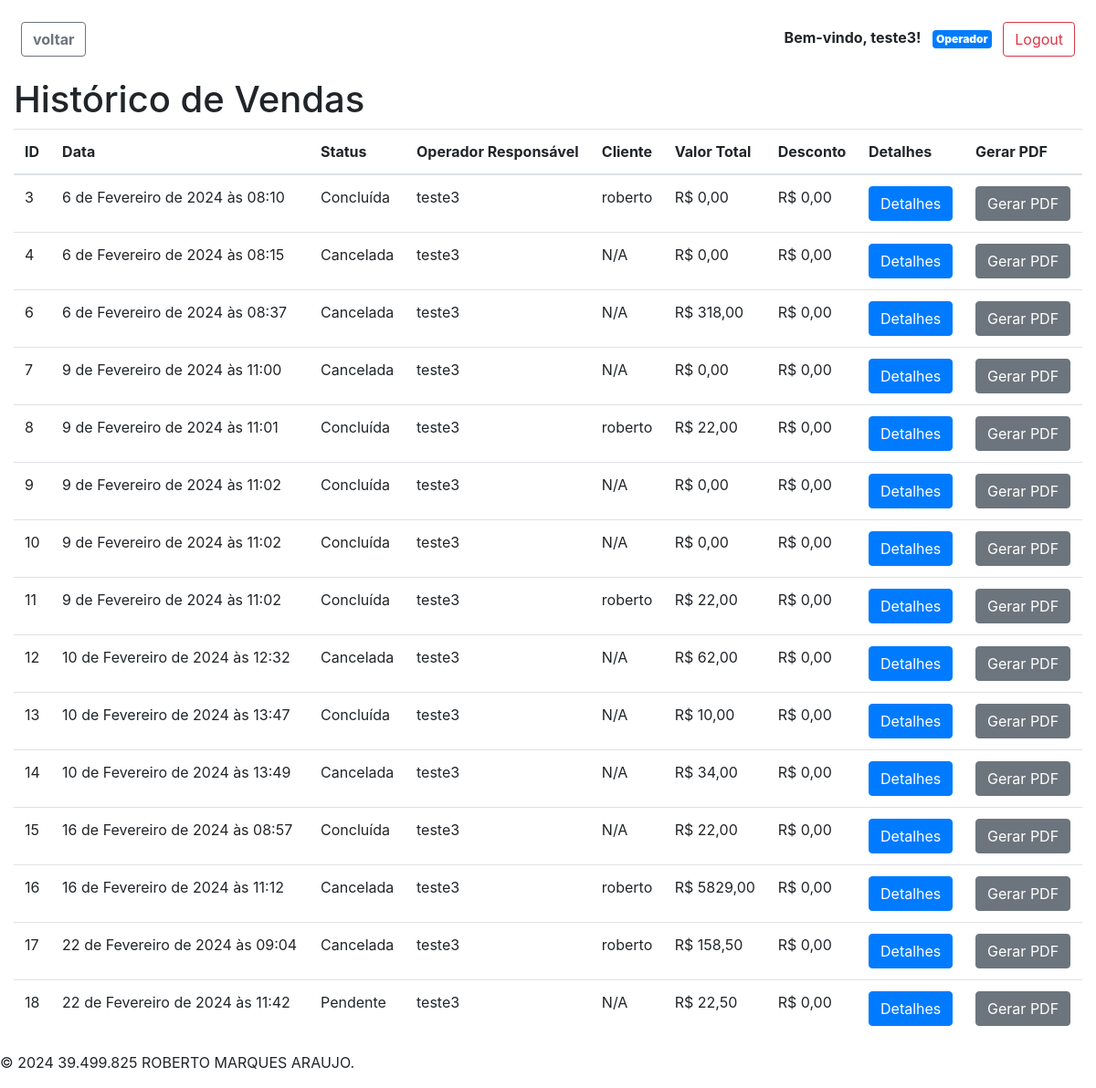
Before: /historico_vendas/ (signed in) with the older database file.
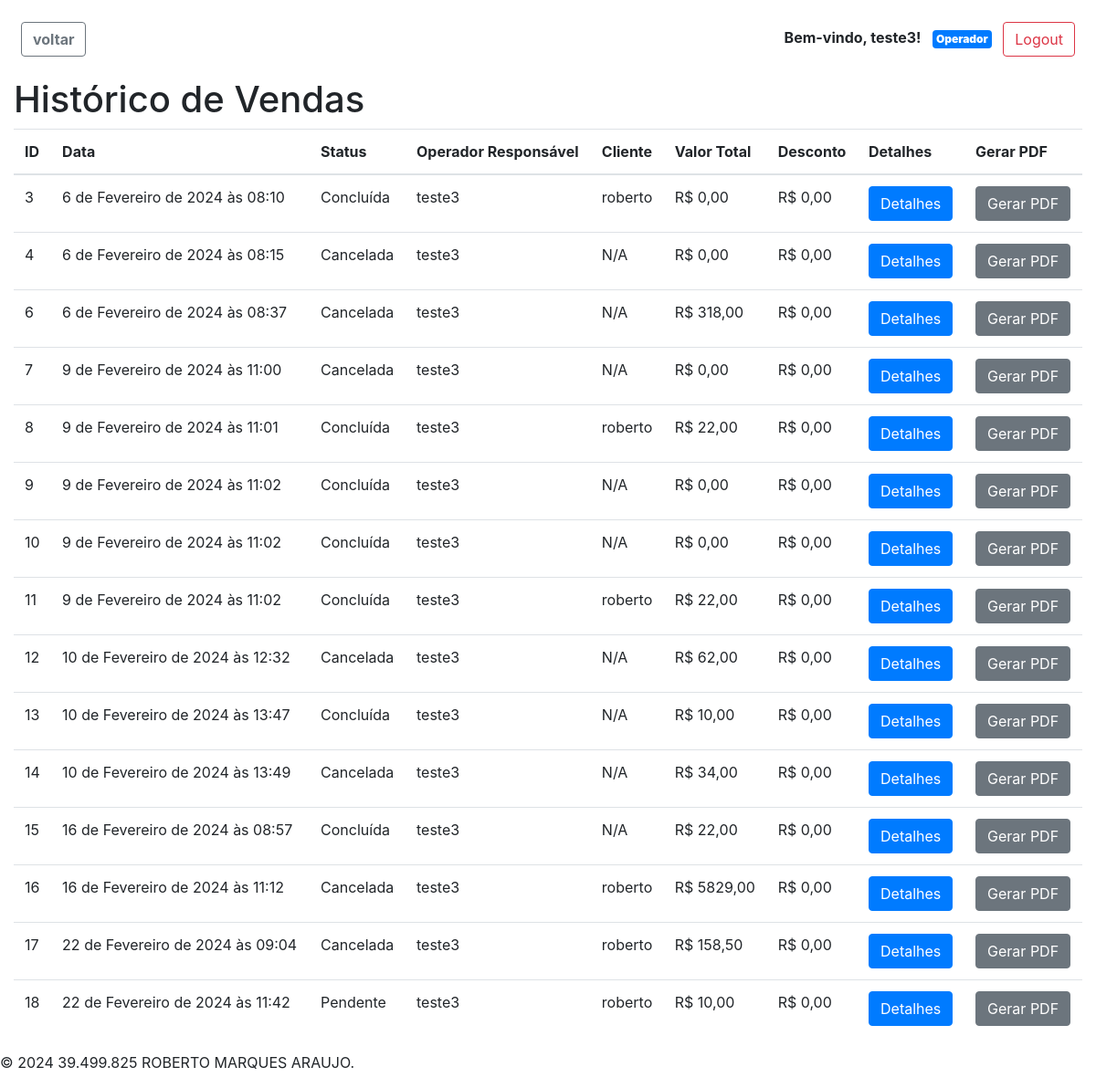
After: the same page with the newer database file.
### pdvweb/models.py (models this page shows, shortened)
class Venda(models.Model):
    STATUS_PENDENTE = 'pendente'
    STATUS_CONCLUIDA = 'concluida'
    STATUS_CANCELADA = 'cancelada'
    STATUS_CHOICES = [
        (STATUS_PENDENTE, 'Pendente'),
        (STATUS_CONCLUIDA, 'Concluída'),
        (STATUS_CANCELADA, 'Cancelada'),
    ]
    data = models.DateTimeField(auto_now_add=True)
    status = models.CharField(
        max_length=20, choices=STATUS_CHOICES, default=STATUS_PENDENTE)
    valor_total = models.DecimalField(
        max_digits=10, decimal_places=2, default=0.0)
    desconto = models.DecimalField(max_digits=5, decimal_places=2, default=0.0)
    operador = models.ForeignKey(
        'Operador', on_delete=models.SET_NULL, null=True)
    cliente = models.ForeignKey(
        'Cliente', on_delete=models.SET_NULL, null=True)

class Operador(models.Model):
    nome = models.CharField(max_length=255)
    email = models.EmailField()
    telefone = models.CharField(max_length=20, blank=True, null=True)
    usuarios = models.ManyToManyField(
        'CustomUser', related_name='operadores', blank=True)

class Cliente(models.Model):
    nome = models.CharField(max_length=255)
    email = models.EmailField()
    telefone = models.CharField(max_length=20, blank=True, null=True)
    cpf = models.CharField(max_length=14, unique=True,
                           default='000.000.000-00')

### pdvweb/views.py (the view)
# urls.py: path('historico_vendas/', views.historico_vendas, name='historico_vendas'),
@login_required
def historico_vendas(request):
    vendas = Venda.objects.all()
    return render(request, 'pdvweb/historico_vendas.html', {'vendas': vendas})

### pdvweb/templates/pdvweb/historico_vendas.html
{% extends 'pdvweb/base.html' %}
{% block content %}
<h1>Histórico de Vendas</h1>
<table class="table">
  <thead>
    <tr>
      <th>ID</th>
      <th>Data</th>
      <th>Status</th>
      <th>Operador Responsável</th>
      <th>Cliente</th>
      <th>Valor Total</th>
      <th>Desconto</th>
      <th>Detalhes</th>
      <th>Gerar PDF</th>
    </tr>
  </thead>
  <tbody>
    {% for venda in vendas %}
    <tr>
      <td>{{ venda.id }}</td>
      <td>{{ venda.data }}</td>
      <td>{{ venda.get_status_display }}</td>
      <td>{% if venda.operador %}{{ venda.operador.nome }}{% else %}N/A{% endif %}</td>
      <td>{% if venda.cliente %}{{ venda.cliente.nome }}{% else %}N/A{% endif %}</td>
      <td>R$ {{ venda.valor_total }}</td>
      <td>R$ {{ venda.desconto }}</td>
      <td><a href="{% url 'pdvweb:detalhes_venda' venda.id %}" class="btn btn-primary">Detalhes</a></td>
      <td><a href="{% url 'pdvweb:gerar_pdf_venda' venda.id %}" class="btn btn-secondary">Gerar PDF</a></td>
    </tr>
    {% endfor %}
  </tbody>
</table>
{% endblock %}

Changed rows visible on the page:
changed Venda "22 de Fevereiro de 2024 às 11:42": cliente.nome (not shown) → "roberto"; valor_total "22,50" → "10,00"; no longer shows "N/A"
